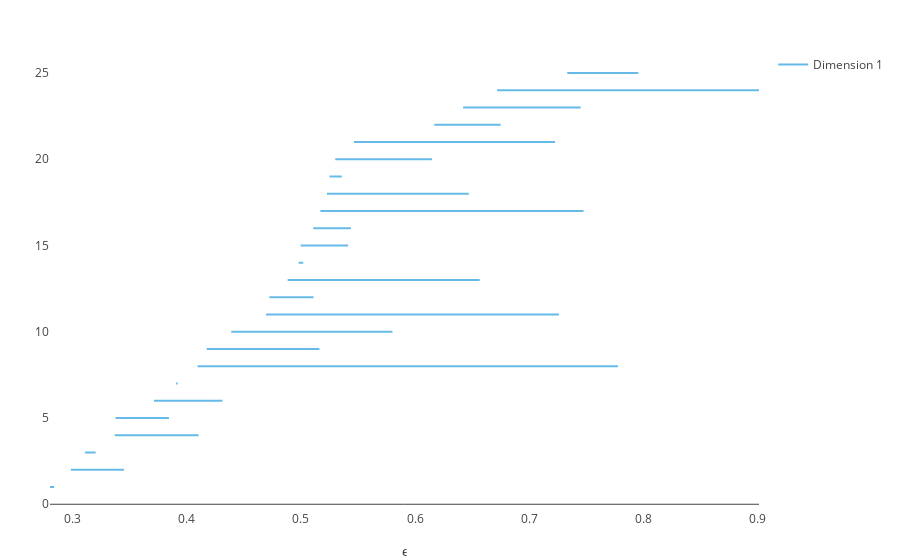

Here is the notebook cell this chart was saved with:
### Code cell
plotbarcode_pjs(sphere_res,dim=1)

### Figure 1 — Plotly figure (JSON) as saved in the notebook; plotly's stock layout.template omitted (floating-point values rounded to 4 significant figures)
{"data": [{"line": {"color": "#66BAE7", "width": 2}, "mode": "lines", "showlegend": false, "type": "scatter", "x": [0.7332, 0.7954], "y": [25, 25]}, {"line": {"color": "#66BAE7", "width": 2}, "mode": "lines", "showlegend": false, "type": "scatter", "x": [0.6718, 0.9011], "y": [24, 24]}, {"line": {"color": "#66BAE7", "width": 2}, "mode": "lines", "showlegend": false, "type": "scatter", "x": [0.642, 0.7449], "y": [23, 23]}, {"line": {"color": "#66BAE7", "width": 2}, "mode": "lines", "showlegend": false, "type": "scatter", "x": [0.6167, 0.6749], "y": [22, 22]}, {"line": {"color": "#66BAE7", "width": 2}, "mode": "lines", "showlegend": false, "type": "scatter", "x": [0.5465, 0.7225], "y": [21, 21]}, {"line": {"color": "#66BAE7", "width": 2}, "mode": "lines", "showlegend": false, "type": "scatter", "x": [0.5301, 0.6147], "y": [20, 20]}, {"line": {"color": "#66BAE7", "width": 2}, "mode": "lines", "showlegend": false, "type": "scatter", "x": [0.525, 0.5358], "y": [19, 19]}, {"line": {"color": "#66BAE7", "width": 2}, "mode": "lines", "showlegend": false, "type": "scatter", "x": [0.5228, 0.6469], "y": [18, 18]}, {"line": {"color": "#66BAE7", "width": 2}, "mode": "lines", "showlegend": false, "type": "scatter", "x": [0.5171, 0.7474], "y": [17, 17]}, {"line": {"color": "#66BAE7", "width": 2}, "mode": "lines", "showlegend": false, "type": "scatter", "x": [0.5108, 0.5438], "y": [16, 16]}, {"line": {"color": "#66BAE7", "width": 2}, "mode": "lines", "showlegend": false, "type": "scatter", "x": [0.4998, 0.5414], "y": [15, 15]}, {"line": {"color": "#66BAE7", "width": 2}, "mode": "lines", "showlegend": false, "type": "scatter", "x": [0.498, 0.502], "y": [14, 14]}, {"line": {"color": "#66BAE7", "width": 2}, "mode": "lines", "showlegend": false, "type": "scatter", "x": [0.4884, 0.6565], "y": [13, 13]}, {"line": {"color": "#66BAE7", "width": 2}, "mode": "lines", "showlegend": false, "type": "scatter", "x": [0.4724, 0.511], "y": [12, 12]}, {"line": {"color": "#66BAE7", "width": 2}, "mode": "lines", "showlegend": false, "type": "scatter", "x": [0.4695, 0.7259], "y": [11, 11]}, {"line": {"color": "#66BAE7", "width": 2}, "mode": "lines", "showlegend": false, "type": "scatter", "x": [0.439, 0.5801], "y": [10, 10]}, {"line": {"color": "#66BAE7", "width": 2}, "mode": "lines", "showlegend": false, "type": "scatter", "x": [0.4175, 0.5162], "y": [9, 9]}, {"line": {"color": "#66BAE7", "width": 2}, "mode": "lines", "showlegend": false, "type": "scatter", "x": [0.4096, 0.7776], "y": [8, 8]}, {"line": {"color": "#66BAE7", "width": 2}, "mode": "lines", "showlegend": false, "type": "scatter", "x": [0.3907, 0.3921], "y": [7, 7]}, {"line": {"color": "#66BAE7", "width": 2}, "mode": "lines", "showlegend": false, "type": "scatter", "x": [0.3713, 0.4313], "y": [6, 6]}, {"line": {"color": "#66BAE7", "width": 2}, "mode": "lines", "showlegend": false, "type": "scatter", "x": [0.3376, 0.3845], "y": [5, 5]}, {"line": {"color": "#66BAE7", "width": 2}, "mode": "lines", "showlegend": false, "type": "scatter", "x": [0.337, 0.4104], "y": [4, 4]}, {"line": {"color": "#66BAE7", "width": 2}, "mode": "lines", "showlegend": false, "type": "scatter", "x": [0.3109, 0.3203], "y": [3, 3]}, {"line": {"color": "#66BAE7", "width": 2}, "mode": "lines", "showlegend": false, "type": "scatter", "x": [0.2986, 0.345], "y": [2, 2]}, {"line": {"color": "#66BAE7", "width": 2}, "mode": "lines", "name": "Dimension 1", "type": "scatter", "x": [0.2803, 0.2839], "y": [1, 1]}], "layout": {"margin": {"b": 50, "l": 50, "r": 50, "t": 50}, "xaxis": {"rangevar": [-0.001, 0.9021], "showgrid": false, "title": "ϵ", "zeroline": false}, "yaxis": {"rangevar": [0, 25.1], "showgrid": false, "ticks": false}}}
